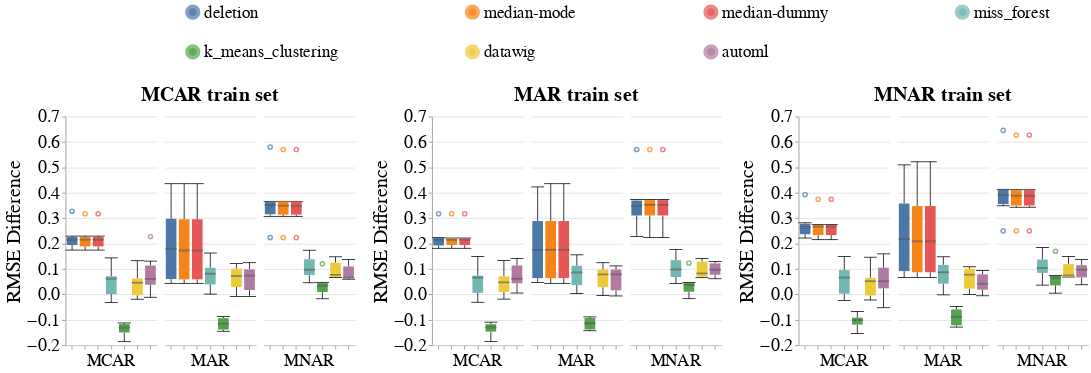

Notebook cell for this chart:
### Markdown cell above
### Disparity Metrics

### Code cell
# Numerical
create_box_plots_for_diff_imputers(dataset_name=DATASET_NAME,
                                   column_name='zfygpa',
                                   metric_name='rmse',
                                   group='race',
                                   db_client=db_client)
